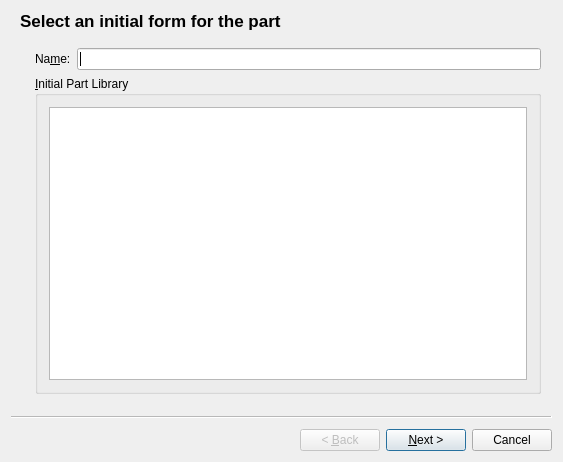
<?xml version="1.0" encoding="UTF-8"?>
<ui version="4.0">
 <class>NewPartWizard</class>
 <widget class="QWizard" name="NewPartWizard">
  <property name="geometry">
   <rect>
    <x>0</x>
    <y>0</y>
    <width>563</width>
    <height>462</height>
   </rect>
  </property>
  <property name="windowTitle">
   <string>New Part Wizard</string>
  </property>
  <widget class="QWizardPage" name="initialPartPage">
   <property name="title">
    <string>Select an initial form for the part</string>
   </property>
   <layout class="QGridLayout">
    <property name="leftMargin">
     <number>11</number>
    </property>
    <property name="topMargin">
     <number>11</number>
    </property>
    <property name="rightMargin">
     <number>11</number>
    </property>
    <property name="bottomMargin">
     <number>11</number>
    </property>
    <property name="spacing">
     <number>6</number>
    </property>
    <item row="0" column="0" rowspan="2">
     <layout class="QVBoxLayout">
      <property name="spacing">
       <number>6</number>
      </property>
      <property name="leftMargin">
       <number>0</number>
      </property>
      <property name="topMargin">
       <number>0</number>
      </property>
      <property name="rightMargin">
       <number>0</number>
      </property>
      <property name="bottomMargin">
       <number>0</number>
      </property>
      <item>
       <spacer name="Spacer20">
        <property name="orientation">
         <enum>Qt::Vertical</enum>
        </property>
        <property name="sizeType">
         <enum>QSizePolicy::Expanding</enum>
        </property>
        <property name="sizeHint" stdset="0">
         <size>
          <width>0</width>
          <height>51</height>
         </size>
        </property>
       </spacer>
      </item>
      <item>
       <widget class="QLabel" name="PixmapLabel5">
        <property name="pixmap">
         <pixmap>machines.png</pixmap>
        </property>
        <property name="scaledContents">
         <bool>false</bool>
        </property>
        <property name="wordWrap">
         <bool>false</bool>
        </property>
       </widget>
      </item>
      <item>
       <spacer name="Spacer21">
        <property name="orientation">
         <enum>Qt::Vertical</enum>
        </property>
        <property name="sizeType">
         <enum>QSizePolicy::Expanding</enum>
        </property>
        <property name="sizeHint" stdset="0">
         <size>
          <width>0</width>
          <height>61</height>
         </size>
        </property>
       </spacer>
      </item>
     </layout>
    </item>
    <item row="0" column="2">
     <widget class="QLineEdit" name="nameEdit">
      <property name="toolTip">
       <string>Edit the name of the part.</string>
      </property>
      <property name="whatsThis">
       <string>&lt;p&gt;&lt;b&gt;Part Name&lt;/b&gt;&lt;/p&gt;
Enter a name for the part.</string>
      </property>
     </widget>
    </item>
    <item row="0" column="1">
     <widget class="QLabel" name="nameLabel">
      <property name="text">
       <string>Na&amp;me:</string>
      </property>
      <property name="wordWrap">
       <bool>false</bool>
      </property>
      <property name="buddy">
       <cstring>nameEdit</cstring>
      </property>
     </widget>
    </item>
    <item row="1" column="1" colspan="2">
     <widget class="QGroupBox" name="partLibraryGroupBox">
      <property name="title">
       <string>&amp;Initial Part Library</string>
      </property>
      <layout class="QGridLayout">
       <property name="leftMargin">
        <number>11</number>
       </property>
       <property name="topMargin">
        <number>11</number>
       </property>
       <property name="rightMargin">
        <number>11</number>
       </property>
       <property name="bottomMargin">
        <number>11</number>
       </property>
       <property name="spacing">
        <number>6</number>
       </property>
       <item row="0" column="0">
        <widget class="QListWidget" name="partLibraryListView">
         <property name="toolTip">
          <string>Select a template part from the list.</string>
         </property>
         <property name="whatsThis">
          <string>&lt;p&gt;&lt;b&gt;Part Library&lt;/b&gt;&lt;/p&gt;
&lt;p&gt;
This list contains the available template parts. The parts are categorized by group. &lt;em&gt;Blanks&lt;/em&gt; are generally used in milling operations to create custom parts. You can also modify the more specific parts, but this is generally not necessary. 
&lt;/p&gt;</string>
         </property>
        </widget>
       </item>
      </layout>
     </widget>
    </item>
   </layout>
  </widget>
  <widget class="QWizardPage" name="partParametersPage">
   <property name="title">
    <string>Enter the parameters for the part</string>
   </property>
   <layout class="QGridLayout">
    <property name="leftMargin">
     <number>11</number>
    </property>
    <property name="topMargin">
     <number>11</number>
    </property>
    <property name="rightMargin">
     <number>11</number>
    </property>
    <property name="bottomMargin">
     <number>11</number>
    </property>
    <property name="spacing">
     <number>6</number>
    </property>
    <item row="0" column="0">
     <layout class="QVBoxLayout">
      <property name="spacing">
       <number>6</number>
      </property>
      <property name="leftMargin">
       <number>0</number>
      </property>
      <property name="topMargin">
       <number>0</number>
      </property>
      <property name="rightMargin">
       <number>0</number>
      </property>
      <property name="bottomMargin">
       <number>0</number>
      </property>
      <item>
       <spacer name="Spacer20_2">
        <property name="orientation">
         <enum>Qt::Vertical</enum>
        </property>
        <property name="sizeType">
         <enum>QSizePolicy::Expanding</enum>
        </property>
        <property name="sizeHint" stdset="0">
         <size>
          <width>0</width>
          <height>51</height>
         </size>
        </property>
       </spacer>
      </item>
      <item>
       <widget class="QLabel" name="PixmapLabel5_2">
        <property name="pixmap">
         <pixmap>machines.png</pixmap>
        </property>
        <property name="scaledContents">
         <bool>false</bool>
        </property>
        <property name="wordWrap">
         <bool>false</bool>
        </property>
       </widget>
      </item>
      <item>
       <spacer name="Spacer21_2">
        <property name="orientation">
         <enum>Qt::Vertical</enum>
        </property>
        <property name="sizeType">
         <enum>QSizePolicy::Expanding</enum>
        </property>
        <property name="sizeHint" stdset="0">
         <size>
          <width>0</width>
          <height>61</height>
         </size>
        </property>
       </spacer>
      </item>
     </layout>
    </item>
    <item row="0" column="1">
     <widget class="QGroupBox" name="partParameterFrame">
      <property name="title">
       <string>&amp;Parameters</string>
      </property>
      <layout class="QGridLayout">
       <property name="leftMargin">
        <number>11</number>
       </property>
       <property name="topMargin">
        <number>11</number>
       </property>
       <property name="rightMargin">
        <number>11</number>
       </property>
       <property name="bottomMargin">
        <number>11</number>
       </property>
       <property name="spacing">
        <number>6</number>
       </property>
      </layout>
     </widget>
    </item>
   </layout>
  </widget>
 </widget>
 <layoutdefault spacing="6" margin="11"/>
 <resources/>
 <connections>
  <connection>
   <sender>NewPartWizard</sender>
   <signal>selected(QString)</signal>
   <receiver>NewPartWizard</receiver>
   <slot>NewPartWizard_selected(QString)</slot>
   <hints>
    <hint type="sourcelabel">
     <x>20</x>
     <y>20</y>
    </hint>
    <hint type="destinationlabel">
     <x>20</x>
     <y>20</y>
    </hint>
   </hints>
  </connection>
  <connection>
   <sender>NewPartWizard</sender>
   <signal>helpClicked()</signal>
   <receiver>NewPartWizard</receiver>
   <slot>NewPartWizard_helpClicked()</slot>
   <hints>
    <hint type="sourcelabel">
     <x>20</x>
     <y>20</y>
    </hint>
    <hint type="destinationlabel">
     <x>20</x>
     <y>20</y>
    </hint>
   </hints>
  </connection>
 </connections>
</ui>
